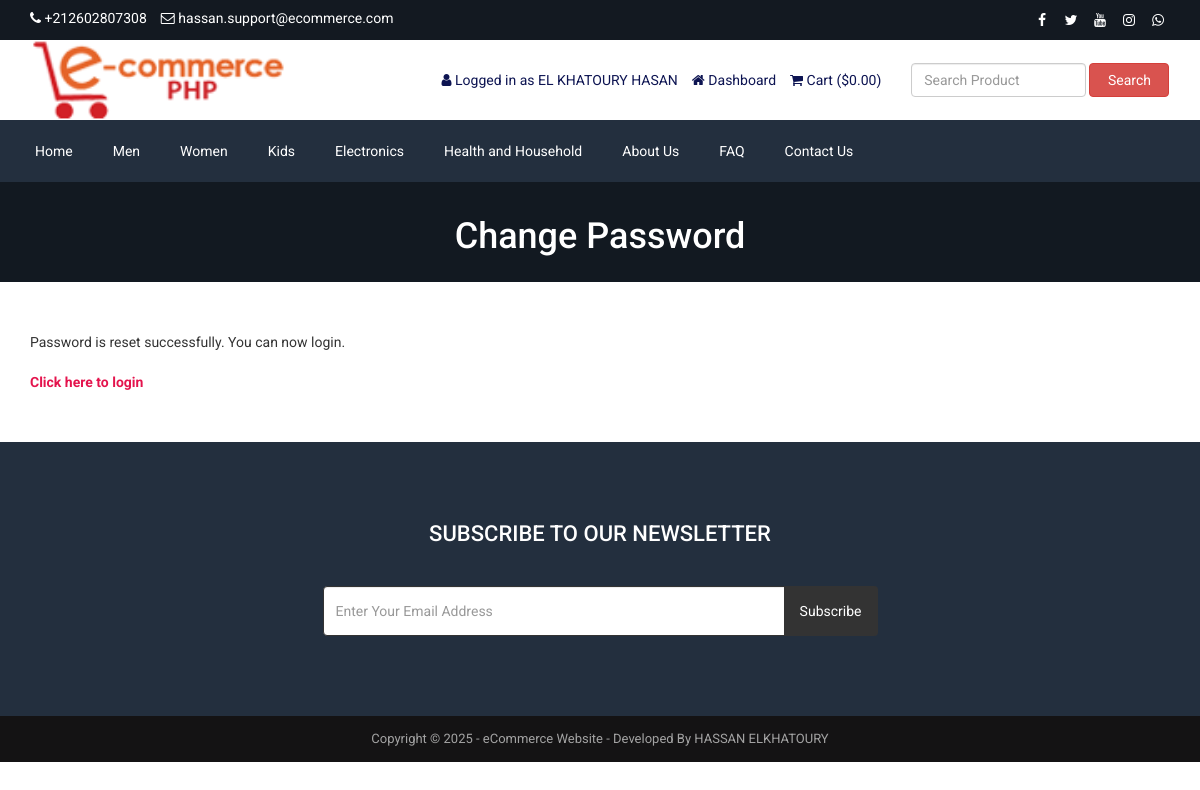
/reset-password-success.php (signed in), run on the app's committed database.
### tables this page shows
CREATE TABLE `tbl_settings` (
  `id` int(11) NOT NULL,
  `logo` varchar(255) NOT NULL,
  `favicon` varchar(255) NOT NULL,
  `footer_about` text NOT NULL,
  `footer_copyright` text NOT NULL,
  `contact_address` text NOT NULL,
  `contact_email` varchar(255) NOT NULL,
  `contact_phone` varchar(255) NOT NULL,
  `contact_fax` varchar(255) NOT NULL,
  `contact_map_iframe` text NOT NULL,
  `receive_email` varchar(255) NOT NULL,
  `receive_email_subject` varchar(255) NOT NULL,
  `receive_email_thank_you_message` text NOT NULL,
  `forget_password_message` text NOT NULL,
  `total_recent_post_footer` int(10) NOT NULL,
  `total_popular_post_footer` int(10) NOT NULL,
  `total_recent_post_sidebar` int(11) NOT NULL,
  `total_popular_post_sidebar` int(11) NOT NULL,
  `total_featured_product_home` int(11) NOT NULL,
  `total_latest_product_home` int(11) NOT NULL,
  `total_popular_product_home` int(11) NOT NULL,
  `meta_title_home` text NOT NULL,
  `meta_keyword_home` text NOT NULL,
  `meta_description_home` text NOT NULL,
  `banner_login` varchar(255) NOT NULL,
  `banner_registration` varchar(255) NOT NULL,
  `banner_forget_password` varchar(255) NOT NULL,
  `banner_reset_password` varchar(255) NOT NULL,
  `banner_search` varchar(255) NOT NULL,
  `banner_cart` varchar(255) NOT NULL,
  `banner_checkout` varchar(255) NOT NULL,
  `banner_product_category` varchar(255) NOT NULL,
  `banner_blog` varchar(255) NOT NULL,
  `cta_title` varchar(255) NOT NULL,
  `cta_content` text NOT NULL,
  `cta_read_more_text` varchar(255) NOT NULL,
  `cta_read_more_url` varchar(255) NOT NULL,
  `cta_photo` varchar(255) NOT NULL,
  `featured_product_title` varchar(255) NOT NULL,
  `featured_product_subtitle` varchar(255) NOT NULL,
  `latest_product_title` varchar(255) NOT NULL,
  `latest_product_subtitle` varchar(255) NOT NULL,
  `popular_product_title` varchar(255) NOT NULL,
  `popular_product_subtitle` varchar(255) NOT NULL,
  `testimonial_title` varchar(255) NOT NULL,
  `testimonial_subtitle` varchar(255) NOT NULL,
  `testimonial_photo` varchar(255) NOT NULL,
  `blog_title` varchar(255) NOT NULL,
  `blog_subtitle` varchar(255) NOT NULL,
  `newsletter_text` text NOT NULL,
  `paypal_email` varchar(255) NOT NULL,
  `stripe_public_key` varchar(255) NOT NULL,
  `stripe_secret_key` varchar(255) NOT NULL,
  `bank_detail` text NOT NULL,
  `before_head` text NOT NULL,
  `after_body` text NOT NULL,
  `before_body` text NOT NULL,
  `home_service_on_off` int(11) NOT NULL,
  `home_welcome_on_off` int(11) NOT NULL,
  `home_featured_product_on_off` int(11) NOT NULL,
  `home_latest_product_on_off` int(11) NOT NULL,
  `home_popular_product_on_off` int(11) NOT NULL,
  `home_testimonial_on_off` int(11) NOT NULL,
  `home_blog_on_off` int(11) NOT NULL,
  `newsletter_on_off` int(11) NOT NULL,
  `ads_above_welcome_on_off` int(1) NOT NULL,
  `ads_above_featured_product_on_off` int(1) NOT NULL,
  `ads_above_latest_product_on_off` int(1) NOT NULL,
  `ads_above_popular_product_on_off` int(1) NOT NULL,
  `ads_above_testimonial_on_off` int(1) NOT NULL,
  `ads_category_sidebar_on_off` int(1) NOT NULL
);

CREATE TABLE `tbl_social` (
  `social_id` int(11) NOT NULL,
  `social_name` varchar(30) NOT NULL,
  `social_url` varchar(255) NOT NULL,
  `social_icon` varchar(30) NOT NULL
);

CREATE TABLE `tbl_top_category` (
  `tcat_id` int(11) NOT NULL,
  `tcat_name` varchar(255) NOT NULL,
  `show_on_menu` int(1) NOT NULL
);

CREATE TABLE `tbl_page` (
  `id` int(11) NOT NULL,
  `about_title` varchar(255) NOT NULL,
  `about_content` text NOT NULL,
  `about_banner` varchar(255) NOT NULL,
  `about_meta_title` varchar(255) NOT NULL,
  `about_meta_keyword` text NOT NULL,
  `about_meta_description` text NOT NULL,
  `faq_title` varchar(255) NOT NULL,
  `faq_banner` varchar(255) NOT NULL,
  `faq_meta_title` varchar(255) NOT NULL,
  `faq_meta_keyword` text NOT NULL,
  `faq_meta_description` text NOT NULL,
  `blog_title` varchar(255) NOT NULL,
  `blog_banner` varchar(255) NOT NULL,
  `blog_meta_title` varchar(255) NOT NULL,
  `blog_meta_keyword` text NOT NULL,
  `blog_meta_description` text NOT NULL,
  `contact_title` varchar(255) NOT NULL,
  `contact_banner` varchar(255) NOT NULL,
  `contact_meta_title` varchar(255) NOT NULL,
  `contact_meta_keyword` text NOT NULL,
  `contact_meta_description` text NOT NULL,
  `pgallery_title` varchar(255) NOT NULL,
  `pgallery_banner` varchar(255) NOT NULL,
  `pgallery_meta_title` varchar(255) NOT NULL,
  `pgallery_meta_keyword` text NOT NULL,
  `pgallery_meta_description` text NOT NULL,
  `vgallery_title` varchar(255) NOT NULL,
  `vgallery_banner` varchar(255) NOT NULL,
  `vgallery_meta_title` varchar(255) NOT NULL,
  `vgallery_meta_keyword` text NOT NULL,
  `vgallery_meta_description` text NOT NULL
);

### reset-password-success.php (the view)
<?php require_once('header.php'); ?>
<?php
$statement = $pdo->prepare("SELECT * FROM tbl_settings WHERE id=1");
$statement->execute();
$result = $statement->fetchAll(PDO::FETCH_ASSOC);
foreach ($result as $row) {
    $banner_forget_password = $row['banner_forget_password'];
}
?>
<div class="page-banner" style="background-color:#444;background-image: url(assets/uploads/<?php echo $banner_forget_password; ?>);">
    <div class="inner">
        <h1><?php echo LANG_VALUE_149; ?></h1>
    </div>
</div>
<div class="page">
    <div class="container">
        <div class="row">
            <div class="col-md-12">
                <div class="user-content">
                    <?php echo LANG_VALUE_146; ?><br><br>
                    <a href="<?php echo BASE_URL; ?>login.php" style="color:#e4144d;font-weight:bold;"><?php echo LANG_VALUE_11; ?></a>
                </div>
            </div>
        </div>
    </div>
</div>
<?php require_once('footer.php'); ?>

### header.php (shortened to what this page needs)
<?php
include("admin/inc/config.php");
$statement = $pdo->prepare("SELECT * FROM tbl_settings WHERE id=1");
$statement->execute();
$result = $statement->fetchAll(PDO::FETCH_ASSOC);
foreach ($result as $row)
{
	$logo = $row['logo'];
	$contact_email = $row['contact_email'];
	$contact_phone = $row['contact_phone'];
}
?>
<!DOCTYPE html>
<html lang="en">
<head>
	<link rel="stylesheet" href="assets/css/bootstrap.min.css">
	<link rel="stylesheet" href="assets/css/font-awesome.min.css">
	<link rel="stylesheet" href="assets/css/owl.carousel.min.css">
	<link rel="stylesheet" href="assets/css/owl.theme.default.min.css">
	<link rel="stylesheet" href="assets/css/jquery.bxslider.min.css">
    <link rel="stylesheet" href="assets/css/magnific-popup.css">
    <link rel="stylesheet" href="assets/css/rating.css">
	<link rel="stylesheet" href="assets/css/spacing.css">
	<link rel="stylesheet" href="assets/css/bootstrap-touch-slider.css">
	<link rel="stylesheet" href="assets/css/animate.min.css">
	<link rel="stylesheet" href="assets/css/tree-menu.css">
	<link rel="stylesheet" href="assets/css/select2.min.css">
	<link rel="stylesheet" href="assets/css/main.css">
	<link rel="stylesheet" href="assets/css/responsive.css">
	<?php
	$statement = $pdo->prepare("SELECT * FROM tbl_page WHERE id=1");
	$statement->execute();
	$result = $statement->fetchAll(PDO::FETCH_ASSOC);
		?>
</head>
<body>
<div class="top">
	<div class="container">
		<div class="row">
			<div class="col-md-6 col-sm-6 col-xs-12">
				<div class="left">
					<ul>
						<li><i class="fa fa-phone"></i> <?php echo $contact_phone; ?></li>
						<li><i class="fa fa-envelope-o"></i> <?php echo $contact_email; ?></li>
					</ul>
				</div>
			</div>
			<div class="col-md-6 col-sm-6 col-xs-12">
				<div class="right">
					<ul>
						<?php
						$statement = $pdo->prepare("SELECT * FROM tbl_social");
						$statement->execute();
						$result = $statement->fetchAll(PDO::FETCH_ASSOC);
						foreach ($result as $row) {
							?>
							<?php if($row['social_url'] != ''): ?>
							<li><a href="<?php echo $row['social_url']; ?>"><i class="<?php echo $row['social_icon']; ?>"></i></a></li>
							<?php endif; ?>
							<?php
						}
						?>
					</ul>
				</div>
			</div>
		</div>
	</div>
</div>
<div class="header">
	<div class="container">
		<div class="row inner">
			<div class="col-md-4 logo">
				<a href="index.php"><img src="assets/uploads/<?php echo $logo; ?>" alt="logo image"></a>
			</div>
			<div class="col-md-5 right">
				<ul>
					<?php
					if(isset($_SESSION['customer'])) {
						?>
						<li><i class="fa fa-user"></i> <?php echo LANG_VALUE_13; ?> <?php echo $_SESSION['customer']['cust_name']; ?></li>
						<li><a href="dashboard.php"><i class="fa fa-home"></i> <?php echo LANG_VALUE_89; ?></a></li>
						<?php
					} else {
						?>
						<li><a href="login.php"><i class="fa fa-sign-in"></i> <?php echo LANG_VALUE_9; ?></a></li>
						<li><a href="registration.php"><i class="fa fa-user-plus"></i> <?php echo LANG_VALUE_15; ?></a></li>
						<?php
					}
					?>
					<li><a href="cart.php"><i class="fa fa-shopping-cart"></i> <?php echo LANG_VALUE_18; ?> (<?php echo LANG_VALUE_1; ?><?php
					if(isset($_SESSION['cart_p_id'])) {
						$table_total_price = 0;
						$i=0;
	                    foreach($_SESSION['cart_p_qty'] as $key => $value)
	                    {
	                        $i++;
	                        $arr_cart_p_qty[$i] = $value;
	                    }                    $i=0;
	                    foreach($_SESSION['cart_p_current_price'] as $key => $value)
	                    {
	                        $i++;
	                        $arr_cart_p_current_price[$i] = $value;
	                    }
	                    for($i=1;$i<=count($arr_cart_p_qty);$i++) {
	                    	$row_total_price = $arr_cart_p_current_price[$i]*$arr_cart_p_qty[$i];
	                        $table_total_price = $table_total_price + $row_total_price;
	                    }
						echo $table_total_price;
					} else {
						echo '0.00';
					}
					?>)</a></li>
				</ul>
			</div>
			<div class="col-md-3 search-area">
				<form class="navbar-form navbar-left" role="search" action="search-result.php" method="get">
					<div class="form-group">
						<input type="text" class="form-control search-top" placeholder="<?php echo LANG_VALUE_2; ?>" name="search_text">
					</div>
					<button type="submit" class="btn btn-danger"><?php echo LANG_VALUE_3; ?></button>
				</form>
			</div>
		</div>
	</div>
</div>
<div class="nav">
	<div class="container">
		<div class="row">
			<div class="col-md-12 pl_0 pr_0">
				<div class="menu-container">
					<div class="menu">
						<ul>
							<li><a href="index.php">Home</a></li>
							<?php
							$statement = $pdo->prepare("SELECT * FROM tbl_top_category WHERE show_on_menu=1");
							$statement->execute();
							$result = $statement->fetchAll(PDO::FETCH_ASSOC);
							foreach ($result as $row) {
								?>
								<li><a href="product-category.php?id=<?php echo $row['tcat_id']; ?>&type=top-category"><?php echo $row['tcat_name']; ?></a>
								</li>
								<?php
							}
							?>
							<?php
							$statement = $pdo->prepare("SELECT * FROM tbl_page WHERE id=1");
							$statement->execute();
							$result = $statement->fetchAll(PDO::FETCH_ASSOC);
							foreach ($result as $row) {
								$about_title = $row['about_title'];
								$faq_title = $row['faq_title'];
								$contact_title = $row['contact_title'];
							}
							?>
							<li><a href="about.php"><?php echo $about_title; ?></a></li>
							<li><a href="faq.php"><?php echo $faq_title; ?></a></li>
							<li><a href="contact.php"><?php echo $contact_title; ?></a></li>
						</ul>
					</div>
				</div>
			</div>
		</div>
	</div>
</div>

### footer.php (shortened to what this page needs)
<?php
$statement = $pdo->prepare("SELECT * FROM tbl_settings WHERE id=1");
$statement->execute();
$result = $statement->fetchAll(PDO::FETCH_ASSOC);
foreach ($result as $row)
{
	$footer_copyright = $row['footer_copyright'];
    $newsletter_on_off = $row['newsletter_on_off'];
}
?>
<?php if($newsletter_on_off == 1): ?>
<section class="home-newsletter">
	<div class="container">
		<div class="row">
			<div class="col-md-6 col-md-offset-3">
				<div class="single">
				<form action="" method="post">
					<h2><?php echo LANG_VALUE_93; ?></h2>
					<div class="input-group">
			        	<input type="email" class="form-control" placeholder="<?php echo LANG_VALUE_95; ?>" name="email_subscribe">
			         	<span class="input-group-btn">
			         	<button class="btn btn-theme" type="submit" name="form_subscribe"><?php echo LANG_VALUE_92; ?></button>
			         	</span>
			        </div>
				</div>
			</div>
		</div>
	</div>
</section>
<?php endif; ?>
<div class="footer-bottom">
	<div class="container">
		<div class="row">
			<div class="col-md-12 copyright">
				<?php echo $footer_copyright; ?>
			</div>
		</div>
	</div>
</div>
</body>
</html>

### assets/css/main.css (style rules this page uses)
* { margin: 0; padding: 0; }
body { font-family: "Roboto", sans-serif; font-size: 14px; }
h1, h2, h3, h4, h5, h6 { font-family: "Roboto", sans-serif; }
a { text-decoration: none; }
.top { width: 100%; height: 40px; background: #131921; }
.top .left { float: left; }
.top .left ul { padding-top: 8px; }
.top .left ul li { list-style-type: none; float: left; margin-right: 14px; color: white; }
.top .left ul li i { color: white; }
.top .right { float: right; }
.top .right ul { padding-top: 8px; }
.top .right ul li { list-style-type: none; float: left; margin-left: 5px; }
.top .right ul li a { color: white; width: 24px; height: 24px; line-height: 24px; text-align: center; border-radius: 50%; display: block; transition: all 0.4s ease; }
.header { width: 100%; height: auto; background: #fff; }
.header .inner { height: auto; display: table; }
.header .logo { float: none; display: table-cell; vertical-align: middle; }
.header .logo img { max-width: 100%; height: 80px; }
.header .navbar-form .form-control { width: 300px; }
.header .search-area { float: none; display: table-cell; vertical-align: middle; }
.header .search-area .form-group { width: calc(100% - 84px); }
.header .search-area button { width: 80px; }
.header .search-area form { width: 100%; }
.header .right { float: none; display: table-cell; vertical-align: middle; padding-right: 0; }
.header .right ul { float: right; margin-bottom: 0; }
.header .right ul li { list-style-type: none; float: left; margin-left: 14px; color: #0d1452; }
.header .right ul li a { color: #0d1452; }
.header .navbar-form .search-top { width: 100%; }
.nav { background: #232f3e; }
.menu-container { width: 100%; margin: 0 auto; background: #232f3e; }
.menu-dropdown-icon:before { content: "\f067"; font-family: "FontAwesome"; display: none; cursor: pointer; float: right; padding: 1.5em 2em; background: #fff; color: #333; }
.menu > ul { margin: 0 auto; width: 100%; list-style: none; padding: 0; position: relative; box-sizing: border-box; }
.menu > ul:before, .menu > ul:after { content: ""; display: table; }
.menu > ul:after { clear: both; }
.menu > ul > li { float: left; padding: 0; margin: 0; }
.menu > ul > li a { text-decoration: none; padding: 1.5em 20px; display: block; color: #fff; }
.footer-bottom { width: 100%; height: auto; background: #141314; padding: 14px 0; }
.footer-bottom .copyright { font-size: 13px; color: #a3a3a3; text-align: center; }
.page-banner { width: 100%; height: auto; background-repeat: no-repeat; background-position: center center; -webkit-background-size: cover; background-size: cover; position: relative; padding-top: 15px; padding-bottom: 15px; overflow: hidden; }
.page-banner h1 { color: #fff; text-align: center; z-index: 999; position: relative; }
.page { width: 100%; height: auto; padding-top: 50px; padding-bottom: 50px; }
.home-newsletter { padding: 80px 0; background: #232f3e; }
.home-newsletter .single { max-width: 650px; margin: 0 auto; text-align: center; position: relative; z-index: 2; }
.home-newsletter .single h2 { font-size: 22px; color: white; text-transform: uppercase; margin-bottom: 40px; margin-top: 0; }
.home-newsletter .single .form-control { height: 50px; border-color: #333; outline: none; }
.home-newsletter .single .btn { min-height: 50px; background: #333; color: #fff; padding-left: 15px; padding-right: 15px; }

### assets/css/responsive.css (style rules this page uses)
@media only screen and (min-width: 992px) { .header .inner { width: 100%; } }
@media only screen and (min-width: 992px) { .header .search-area { padding-right: 0; } }
@media only screen and (min-width: 992px) { .header .search-area form { padding-right: 0; } }
@media only screen and (min-width: 992px) { .header .container { padding-right: 0; } }

### data on the page
tbl_settings: contact_phone "+212602807308", contact_email "hassan.support@ecommerce.com", logo (picture), banner_forget_password (picture), footer_copyright "Copyright © 2025 - eCommerce Website - Developed By HASSAN ELKHATOURY"
tbl_top_category: tcat_name "Men"
tbl_top_category: tcat_name "Women"
tbl_top_category: tcat_name "Kids"
tbl_top_category: tcat_name "Electronics"
tbl_top_category: tcat_name "Health and Household"
tbl_page: about_title "About Us", faq_title "FAQ", contact_title "Contact Us"

### other printed values
LANG_VALUE_13 "Logged in as"
$_SESSION['customer']['cust_name'] "EL KHATOURY HASAN"
LANG_VALUE_89 "Dashboard"
LANG_VALUE_18 "Cart"
LANG_VALUE_1 "$"
LANG_VALUE_3 "Search"
LANG_VALUE_149 "Change Password"
LANG_VALUE_146 "Password is reset successfully. You can now login."
LANG_VALUE_11 "Click here to login"
LANG_VALUE_93 "SUBSCRIBE TO OUR NEWSLETTER"
LANG_VALUE_92 "Subscribe"
